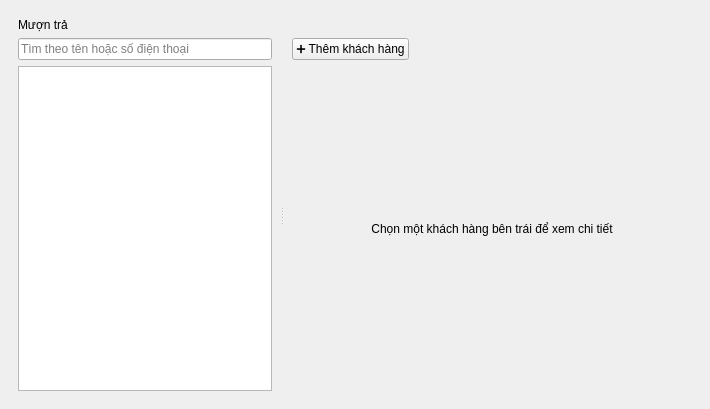
<?xml version="1.0" encoding="UTF-8"?>
<ui version="4.0">
 <class>BorrowReturnPage</class>
 <widget class="QWidget" name="BorrowReturnPage">
  <layout class="QVBoxLayout" name="pageLayout">
   <property name="leftMargin">
    <number>18</number>
   </property>
   <property name="topMargin">
    <number>18</number>
   </property>
   <property name="rightMargin">
    <number>18</number>
   </property>
   <property name="bottomMargin">
    <number>18</number>
   </property>
   <item>
    <widget class="QLabel" name="pageTitle">
     <property name="text">
      <string>Mượn trả</string>
     </property>
    </widget>
   </item>
   <item>
    <widget class="QSplitter" name="splitter">
     <property name="orientation">
      <enum>Qt::Horizontal</enum>
     </property>
     <widget class="QWidget" name="leftPanel" native="true">
      <layout class="QVBoxLayout" name="leftLayout">
       <property name="leftMargin">
        <number>0</number>
       </property>
       <property name="topMargin">
        <number>0</number>
       </property>
       <property name="rightMargin">
        <number>8</number>
       </property>
       <property name="bottomMargin">
        <number>0</number>
       </property>
       <item>
        <widget class="QLineEdit" name="searchEdit">
         <property name="placeholderText">
          <string>Tìm theo tên hoặc số điện thoại</string>
         </property>
        </widget>
       </item>
       <item>
        <widget class="QListWidget" name="customerList">
         <property name="selectionMode">
          <enum>QAbstractItemView::SingleSelection</enum>
         </property>
        </widget>
       </item>
      </layout>
     </widget>
     <widget class="QWidget" name="rightPanel" native="true">
      <layout class="QVBoxLayout" name="rightLayout">
       <property name="leftMargin">
        <number>8</number>
       </property>
       <property name="topMargin">
        <number>0</number>
       </property>
       <property name="rightMargin">
        <number>0</number>
       </property>
       <property name="bottomMargin">
        <number>0</number>
       </property>
       <item>
        <layout class="QHBoxLayout" name="topBar">
         <item>
          <widget class="QPushButton" name="addCustomerBtn">
           <property name="text">
            <string>➕ Thêm khách hàng</string>
           </property>
          </widget>
         </item>
         <item>
          <spacer name="hSpacerTop">
           <property name="orientation">
            <enum>Qt::Horizontal</enum>
           </property>
           <property name="sizeHint" stdset="0">
            <size>
             <width>40</width>
             <height>20</height>
            </size>
           </property>
          </spacer>
         </item>
        </layout>
       </item>
       <item>
        <widget class="QStackedWidget" name="rightStack">
         <property name="currentIndex">
          <number>0</number>
         </property>
         <widget class="QWidget" name="placeholderPage">
          <layout class="QVBoxLayout" name="placeholderLayout">
           <item>
            <widget class="QLabel" name="placeholderLabel">
             <property name="text">
              <string>Chọn một khách hàng bên trái để xem chi tiết</string>
             </property>
             <property name="alignment">
              <set>Qt::AlignCenter</set>
             </property>
            </widget>
           </item>
          </layout>
         </widget>
         <widget class="QWidget" name="formPage">
          <layout class="QVBoxLayout" name="formLayout">
           <item>
            <widget class="QLabel" name="formTitle">
             <property name="text">
              <string>Thêm khách hàng</string>
             </property>
            </widget>
           </item>
           <item>
            <layout class="QGridLayout" name="gridLayout">
             <property name="verticalSpacing">
              <number>10</number>
             </property>
             <item row="0" column="0">
              <widget class="QLabel" name="nameLabel">
               <property name="text">
                <string>Tên</string>
               </property>
              </widget>
             </item>
             <item row="0" column="1">
              <widget class="QLineEdit" name="nameEdit"/>
             </item>
             <item row="1" column="0">
              <widget class="QLabel" name="phoneLabel">
               <property name="text">
                <string>Số điện thoại</string>
               </property>
              </widget>
             </item>
             <item row="1" column="1">
              <widget class="QLineEdit" name="phoneEdit"/>
             </item>
             <item row="2" column="0">
              <widget class="QLabel" name="addressLabel">
               <property name="text">
                <string>Địa chỉ</string>
               </property>
              </widget>
             </item>
             <item row="2" column="1">
              <widget class="QLineEdit" name="addressEdit"/>
             </item>
            </layout>
           </item>
           <item>
            <layout class="QHBoxLayout" name="formButtons">
             <item>
              <widget class="QPushButton" name="saveBtn">
               <property name="text">
                <string>Lưu</string>
               </property>
              </widget>
             </item>
             <item>
              <widget class="QPushButton" name="cancelBtn">
               <property name="text">
                <string>Hủy</string>
               </property>
              </widget>
             </item>
             <item>
              <spacer name="hSpacerForm">
               <property name="orientation">
                <enum>Qt::Horizontal</enum>
               </property>
               <property name="sizeHint" stdset="0">
                <size>
                 <width>40</width>
                 <height>20</height>
                </size>
               </property>
              </spacer>
             </item>
            </layout>
           </item>
           <item>
            <spacer name="vSpacerForm">
             <property name="orientation">
              <enum>Qt::Vertical</enum>
             </property>
             <property name="sizeHint" stdset="0">
              <size>
               <width>20</width>
               <height>40</height>
              </size>
             </property>
            </spacer>
           </item>
          </layout>
         </widget>
         <widget class="QWidget" name="detailPage">
          <layout class="QVBoxLayout" name="detailLayout">
           <item>
            <widget class="QLabel" name="detailName">
             <property name="text">
              <string/>
             </property>
            </widget>
           </item>
           <item>
            <widget class="QLabel" name="detailInfo">
             <property name="text">
              <string/>
             </property>
            </widget>
           </item>
           <item>
            <widget class="QLabel" name="detailLock">
             <property name="text">
              <string/>
             </property>
            </widget>
           </item>
           <item>
            <layout class="QHBoxLayout" name="actionRow">
             <item>
              <widget class="QPushButton" name="editBtn">
               <property name="text">
                <string>Sửa</string>
               </property>
              </widget>
             </item>
             <item>
              <widget class="QPushButton" name="toggleLockBtn">
               <property name="text">
                <string>Khóa</string>
               </property>
              </widget>
             </item>
             <item>
              <widget class="QPushButton" name="deleteCustomerBtn">
               <property name="text">
                <string>Xóa</string>
               </property>
              </widget>
             </item>
             <item>
              <spacer name="hSpacerAction">
               <property name="orientation">
                <enum>Qt::Horizontal</enum>
               </property>
               <property name="sizeHint" stdset="0">
                <size>
                 <width>40</width>
                 <height>20</height>
                </size>
               </property>
              </spacer>
             </item>
             <item>
              <widget class="QPushButton" name="borrowBtn">
               <property name="text">
                <string>📚 Mượn sách</string>
               </property>
              </widget>
             </item>
            </layout>
           </item>
           <item>
            <widget class="QLabel" name="borrowsTitle">
             <property name="text">
              <string>Sách đã &amp; đang mượn</string>
             </property>
            </widget>
           </item>
           <item>
            <widget class="QTableWidget" name="borrowTable"/>
           </item>
          </layout>
         </widget>
        </widget>
       </item>
      </layout>
     </widget>
    </widget>
   </item>
  </layout>
 </widget>
 <resources/>
 <connections/>
</ui>
